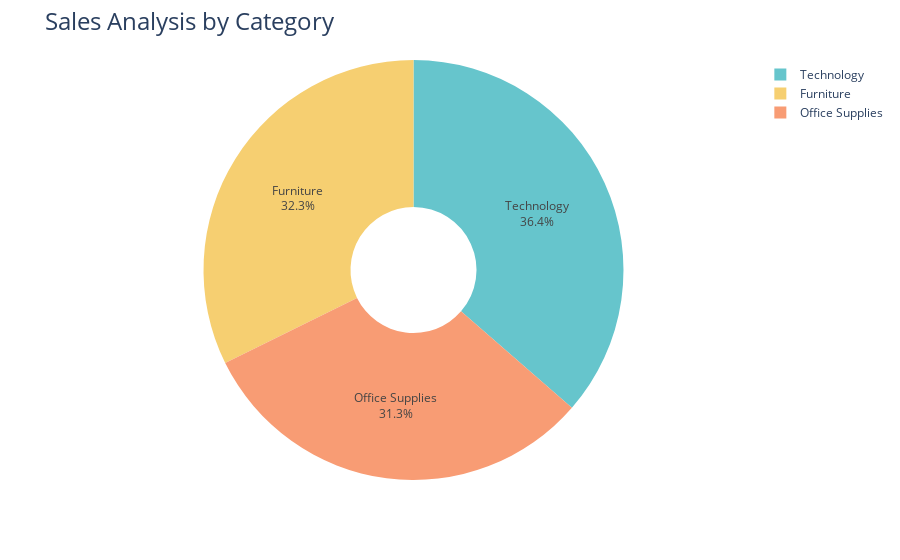

Notebook cell for this chart:
### Code cell
fig = px.pie(sales_by_category,
            values='Sales',
            names='Category',
            hole = 0.3,
            color_discrete_sequence=px.colors.qualitative.Pastel)
fig.update_traces(textposition='inside', textinfo='percent+label')
fig.update_layout(title_text='Sales Analysis by Category', title_font=dict(size=24))

fig.show()

### Figure 1 — Plotly figure (JSON) as saved in the notebook; plotly's stock layout.template omitted (floating-point values rounded to 4 significant figures)
{"data": [{"domain": {"x": [0, 1], "y": [0, 1]}, "hole": 0.3, "hovertemplate": "Category=%{label}<br>Sales=%{value}<extra></extra>", "labels": ["Furniture", "Office Supplies", "Technology"], "legendgroup": "", "name": "", "showlegend": true, "textinfo": "percent+label", "textposition": "inside", "type": "pie", "values": [742000.0, 719000.0, 836200.0]}], "layout": {"legend": {"tracegroupgap": 0}, "margin": {"t": 60}, "piecolorway": ["rgb(102, 197, 204)", "rgb(246, 207, 113)", "rgb(248, 156, 116)", "rgb(220, 176, 242)", "rgb(135, 197, 95)", "rgb(158, 185, 243)", "rgb(254, 136, 177)", "rgb(201, 219, 116)", "rgb(139, 224, 164)", "rgb(180, 151, 231)", "rgb(179, 179, 179)"], "title": {"font": {"size": 24}, "text": "Sales Analysis by Category"}}}
